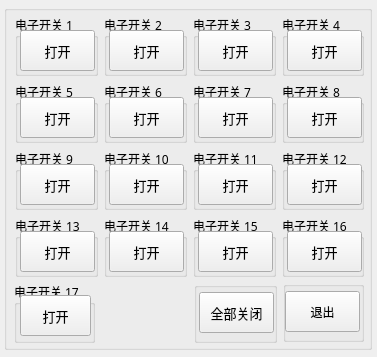
<?xml version="1.0" encoding="UTF-8"?>
<ui version="4.0">
 <class>ControlElecSwitch</class>
 <widget class="QWidget" name="ControlElecSwitch">
  <property name="geometry">
   <rect>
    <x>0</x>
    <y>0</y>
    <width>377</width>
    <height>357</height>
   </rect>
  </property>
  <property name="sizePolicy">
   <sizepolicy hsizetype="Minimum" vsizetype="Minimum">
    <horstretch>0</horstretch>
    <verstretch>0</verstretch>
   </sizepolicy>
  </property>
  <property name="minimumSize">
   <size>
    <width>377</width>
    <height>357</height>
   </size>
  </property>
  <property name="maximumSize">
   <size>
    <width>377</width>
    <height>357</height>
   </size>
  </property>
  <property name="mouseTracking">
   <bool>false</bool>
  </property>
  <property name="windowTitle">
   <string>电子开关控制</string>
  </property>
  <widget class="QGroupBox" name="groupBox">
   <property name="geometry">
    <rect>
     <x>4</x>
     <y>5</y>
     <width>368</width>
     <height>345</height>
    </rect>
   </property>
   <property name="title">
    <string/>
   </property>
   <widget class="QGroupBox" name="groupBox_11">
    <property name="geometry">
     <rect>
      <x>10</x>
      <y>277</y>
      <width>81</width>
      <height>61</height>
     </rect>
    </property>
    <property name="font">
     <font>
      <family>楷体</family>
      <pointsize>9</pointsize>
     </font>
    </property>
    <property name="title">
     <string>电子开关 17</string>
    </property>
    <property name="flat">
     <bool>false</bool>
    </property>
    <property name="checkable">
     <bool>false</bool>
    </property>
    <property name="checked">
     <bool>false</bool>
    </property>
    <widget class="QPushButton" name="pushButton_17">
     <property name="geometry">
      <rect>
       <x>6</x>
       <y>13</y>
       <width>71</width>
       <height>41</height>
      </rect>
     </property>
     <property name="font">
      <font>
       <family>楷体</family>
       <pointsize>10</pointsize>
      </font>
     </property>
     <property name="text">
      <string>打开</string>
     </property>
     <property name="autoDefault">
      <bool>false</bool>
     </property>
     <property name="default">
      <bool>false</bool>
     </property>
     <property name="flat">
      <bool>false</bool>
     </property>
    </widget>
   </widget>
   <widget class="QGroupBox" name="groupBox_19">
    <property name="geometry">
     <rect>
      <x>189</x>
      <y>211</y>
      <width>83</width>
      <height>61</height>
     </rect>
    </property>
    <property name="font">
     <font>
      <family>楷体</family>
      <pointsize>9</pointsize>
     </font>
    </property>
    <property name="title">
     <string>电子开关 15</string>
    </property>
    <widget class="QPushButton" name="pushButton_15">
     <property name="geometry">
      <rect>
       <x>5</x>
       <y>15</y>
       <width>75</width>
       <height>41</height>
      </rect>
     </property>
     <property name="font">
      <font>
       <family>楷体</family>
       <pointsize>10</pointsize>
      </font>
     </property>
     <property name="text">
      <string>打开</string>
     </property>
    </widget>
   </widget>
   <widget class="QGroupBox" name="groupBox_21">
    <property name="geometry">
     <rect>
      <x>279</x>
      <y>276</y>
      <width>81</width>
      <height>61</height>
     </rect>
    </property>
    <property name="font">
     <font>
      <family>楷体</family>
      <pointsize>9</pointsize>
     </font>
    </property>
    <property name="title">
     <string/>
    </property>
    <widget class="QPushButton" name="pushButton_exit">
     <property name="geometry">
      <rect>
       <x>2</x>
       <y>10</y>
       <width>75</width>
       <height>41</height>
      </rect>
     </property>
     <property name="text">
      <string>退出</string>
     </property>
    </widget>
   </widget>
   <widget class="QGroupBox" name="groupBox_15">
    <property name="geometry">
     <rect>
      <x>11</x>
      <y>77</y>
      <width>83</width>
      <height>61</height>
     </rect>
    </property>
    <property name="font">
     <font>
      <family>楷体</family>
      <pointsize>9</pointsize>
     </font>
    </property>
    <property name="title">
     <string>电子开关 5</string>
    </property>
    <widget class="QPushButton" name="pushButton5">
     <property name="geometry">
      <rect>
       <x>5</x>
       <y>15</y>
       <width>75</width>
       <height>41</height>
      </rect>
     </property>
     <property name="font">
      <font>
       <family>楷体</family>
       <pointsize>10</pointsize>
      </font>
     </property>
     <property name="text">
      <string>打开</string>
     </property>
    </widget>
   </widget>
   <widget class="QGroupBox" name="groupBox_9">
    <property name="geometry">
     <rect>
      <x>278</x>
      <y>77</y>
      <width>82</width>
      <height>61</height>
     </rect>
    </property>
    <property name="font">
     <font>
      <family>楷体</family>
      <pointsize>9</pointsize>
     </font>
    </property>
    <property name="title">
     <string>电子开关 8</string>
    </property>
    <widget class="QPushButton" name="pushButton_8">
     <property name="geometry">
      <rect>
       <x>5</x>
       <y>15</y>
       <width>75</width>
       <height>41</height>
      </rect>
     </property>
     <property name="font">
      <font>
       <family>楷体</family>
       <pointsize>10</pointsize>
      </font>
     </property>
     <property name="text">
      <string>打开</string>
     </property>
    </widget>
   </widget>
   <widget class="QGroupBox" name="groupBox_7">
    <property name="geometry">
     <rect>
      <x>189</x>
      <y>77</y>
      <width>83</width>
      <height>61</height>
     </rect>
    </property>
    <property name="font">
     <font>
      <family>楷体</family>
      <pointsize>9</pointsize>
     </font>
    </property>
    <property name="title">
     <string>电子开关 7</string>
    </property>
    <widget class="QPushButton" name="pushButton7">
     <property name="geometry">
      <rect>
       <x>5</x>
       <y>15</y>
       <width>75</width>
       <height>41</height>
      </rect>
     </property>
     <property name="font">
      <font>
       <family>楷体</family>
       <pointsize>10</pointsize>
      </font>
     </property>
     <property name="text">
      <string>打开</string>
     </property>
    </widget>
   </widget>
   <widget class="QGroupBox" name="groupBox_211">
    <property name="geometry">
     <rect>
      <x>278</x>
      <y>211</y>
      <width>82</width>
      <height>61</height>
     </rect>
    </property>
    <property name="font">
     <font>
      <family>楷体</family>
      <pointsize>9</pointsize>
     </font>
    </property>
    <property name="title">
     <string>电子开关 16</string>
    </property>
    <widget class="QPushButton" name="pushButton_16">
     <property name="geometry">
      <rect>
       <x>5</x>
       <y>15</y>
       <width>75</width>
       <height>41</height>
      </rect>
     </property>
     <property name="font">
      <font>
       <family>楷体</family>
       <pointsize>10</pointsize>
      </font>
     </property>
     <property name="text">
      <string>打开</string>
     </property>
    </widget>
   </widget>
   <widget class="QGroupBox" name="groupBox_17">
    <property name="geometry">
     <rect>
      <x>11</x>
      <y>211</y>
      <width>83</width>
      <height>61</height>
     </rect>
    </property>
    <property name="font">
     <font>
      <family>楷体</family>
      <pointsize>9</pointsize>
     </font>
    </property>
    <property name="title">
     <string>电子开关 13</string>
    </property>
    <widget class="QPushButton" name="pushButton_13">
     <property name="geometry">
      <rect>
       <x>5</x>
       <y>15</y>
       <width>75</width>
       <height>41</height>
      </rect>
     </property>
     <property name="font">
      <font>
       <family>楷体</family>
       <pointsize>10</pointsize>
      </font>
     </property>
     <property name="text">
      <string>打开</string>
     </property>
    </widget>
   </widget>
   <widget class="QGroupBox" name="groupBox_2">
    <property name="geometry">
     <rect>
      <x>100</x>
      <y>77</y>
      <width>83</width>
      <height>61</height>
     </rect>
    </property>
    <property name="font">
     <font>
      <family>楷体</family>
      <pointsize>9</pointsize>
     </font>
    </property>
    <property name="title">
     <string>电子开关 6</string>
    </property>
    <widget class="QPushButton" name="pushButton_6">
     <property name="geometry">
      <rect>
       <x>5</x>
       <y>15</y>
       <width>75</width>
       <height>41</height>
      </rect>
     </property>
     <property name="font">
      <font>
       <family>楷体</family>
       <pointsize>10</pointsize>
      </font>
     </property>
     <property name="text">
      <string>打开</string>
     </property>
    </widget>
   </widget>
   <widget class="QGroupBox" name="groupBox_18">
    <property name="geometry">
     <rect>
      <x>100</x>
      <y>211</y>
      <width>83</width>
      <height>61</height>
     </rect>
    </property>
    <property name="font">
     <font>
      <family>楷体</family>
      <pointsize>9</pointsize>
     </font>
    </property>
    <property name="title">
     <string>电子开关 14</string>
    </property>
    <widget class="QPushButton" name="pushButton_14">
     <property name="geometry">
      <rect>
       <x>5</x>
       <y>15</y>
       <width>75</width>
       <height>41</height>
      </rect>
     </property>
     <property name="font">
      <font>
       <family>楷体</family>
       <pointsize>10</pointsize>
      </font>
     </property>
     <property name="text">
      <string>打开</string>
     </property>
    </widget>
   </widget>
   <widget class="QGroupBox" name="groupBox_8">
    <property name="geometry">
     <rect>
      <x>278</x>
      <y>144</y>
      <width>82</width>
      <height>61</height>
     </rect>
    </property>
    <property name="font">
     <font>
      <family>楷体</family>
      <pointsize>9</pointsize>
     </font>
    </property>
    <property name="title">
     <string>电子开关 12</string>
    </property>
    <widget class="QPushButton" name="pushButton_12">
     <property name="geometry">
      <rect>
       <x>5</x>
       <y>15</y>
       <width>75</width>
       <height>41</height>
      </rect>
     </property>
     <property name="font">
      <font>
       <family>楷体</family>
       <pointsize>10</pointsize>
      </font>
     </property>
     <property name="text">
      <string>打开</string>
     </property>
    </widget>
   </widget>
   <widget class="QGroupBox" name="groupBox_14">
    <property name="geometry">
     <rect>
      <x>11</x>
      <y>10</y>
      <width>83</width>
      <height>61</height>
     </rect>
    </property>
    <property name="font">
     <font>
      <family>楷体</family>
      <pointsize>9</pointsize>
     </font>
    </property>
    <property name="title">
     <string>电子开关 1</string>
    </property>
    <widget class="QPushButton" name="pushButton_1">
     <property name="geometry">
      <rect>
       <x>5</x>
       <y>15</y>
       <width>75</width>
       <height>41</height>
      </rect>
     </property>
     <property name="font">
      <font>
       <family>楷体</family>
       <pointsize>10</pointsize>
      </font>
     </property>
     <property name="text">
      <string>打开</string>
     </property>
    </widget>
   </widget>
   <widget class="QGroupBox" name="groupBox_16">
    <property name="geometry">
     <rect>
      <x>11</x>
      <y>144</y>
      <width>83</width>
      <height>61</height>
     </rect>
    </property>
    <property name="font">
     <font>
      <family>楷体</family>
      <pointsize>9</pointsize>
     </font>
    </property>
    <property name="title">
     <string>电子开关 9</string>
    </property>
    <widget class="QPushButton" name="pushButton_9">
     <property name="geometry">
      <rect>
       <x>5</x>
       <y>15</y>
       <width>75</width>
       <height>41</height>
      </rect>
     </property>
     <property name="font">
      <font>
       <family>楷体</family>
       <pointsize>10</pointsize>
      </font>
     </property>
     <property name="text">
      <string>打开</string>
     </property>
    </widget>
   </widget>
   <widget class="QGroupBox" name="groupBox_10">
    <property name="geometry">
     <rect>
      <x>278</x>
      <y>10</y>
      <width>82</width>
      <height>61</height>
     </rect>
    </property>
    <property name="font">
     <font>
      <family>楷体</family>
      <pointsize>9</pointsize>
     </font>
    </property>
    <property name="title">
     <string>电子开关 4</string>
    </property>
    <widget class="QPushButton" name="pushButton4">
     <property name="geometry">
      <rect>
       <x>5</x>
       <y>15</y>
       <width>75</width>
       <height>41</height>
      </rect>
     </property>
     <property name="font">
      <font>
       <family>楷体</family>
       <pointsize>10</pointsize>
      </font>
     </property>
     <property name="text">
      <string>打开</string>
     </property>
    </widget>
   </widget>
   <widget class="QGroupBox" name="groupBox_3">
    <property name="geometry">
     <rect>
      <x>100</x>
      <y>144</y>
      <width>83</width>
      <height>61</height>
     </rect>
    </property>
    <property name="font">
     <font>
      <family>楷体</family>
      <pointsize>9</pointsize>
     </font>
    </property>
    <property name="title">
     <string>电子开关 10</string>
    </property>
    <widget class="QPushButton" name="pushButton_10">
     <property name="geometry">
      <rect>
       <x>5</x>
       <y>15</y>
       <width>75</width>
       <height>41</height>
      </rect>
     </property>
     <property name="font">
      <font>
       <family>楷体</family>
       <pointsize>10</pointsize>
      </font>
     </property>
     <property name="text">
      <string>打开</string>
     </property>
    </widget>
   </widget>
   <widget class="QGroupBox" name="groupBox_4">
    <property name="geometry">
     <rect>
      <x>189</x>
      <y>10</y>
      <width>83</width>
      <height>61</height>
     </rect>
    </property>
    <property name="font">
     <font>
      <family>楷体</family>
      <pointsize>9</pointsize>
     </font>
    </property>
    <property name="title">
     <string>电子开关 3</string>
    </property>
    <widget class="QPushButton" name="pushButton3">
     <property name="geometry">
      <rect>
       <x>5</x>
       <y>15</y>
       <width>75</width>
       <height>41</height>
      </rect>
     </property>
     <property name="font">
      <font>
       <family>楷体</family>
       <pointsize>10</pointsize>
      </font>
     </property>
     <property name="text">
      <string>打开</string>
     </property>
    </widget>
   </widget>
   <widget class="QGroupBox" name="groupBox_12">
    <property name="geometry">
     <rect>
      <x>190</x>
      <y>277</y>
      <width>83</width>
      <height>61</height>
     </rect>
    </property>
    <property name="font">
     <font>
      <family>楷体</family>
      <pointsize>9</pointsize>
     </font>
    </property>
    <property name="title">
     <string/>
    </property>
    <widget class="QPushButton" name="pushButton_close">
     <property name="geometry">
      <rect>
       <x>5</x>
       <y>10</y>
       <width>75</width>
       <height>41</height>
      </rect>
     </property>
     <property name="font">
      <font>
       <family>楷体</family>
       <pointsize>10</pointsize>
      </font>
     </property>
     <property name="text">
      <string>全部关闭</string>
     </property>
    </widget>
   </widget>
   <widget class="QGroupBox" name="groupBox_5">
    <property name="geometry">
     <rect>
      <x>189</x>
      <y>144</y>
      <width>83</width>
      <height>61</height>
     </rect>
    </property>
    <property name="font">
     <font>
      <family>楷体</family>
      <pointsize>9</pointsize>
     </font>
    </property>
    <property name="title">
     <string>电子开关 11</string>
    </property>
    <widget class="QPushButton" name="pushButton_11">
     <property name="geometry">
      <rect>
       <x>5</x>
       <y>15</y>
       <width>75</width>
       <height>41</height>
      </rect>
     </property>
     <property name="font">
      <font>
       <family>楷体</family>
       <pointsize>10</pointsize>
      </font>
     </property>
     <property name="text">
      <string>打开</string>
     </property>
    </widget>
   </widget>
   <widget class="QGroupBox" name="groupBox_6">
    <property name="geometry">
     <rect>
      <x>100</x>
      <y>10</y>
      <width>83</width>
      <height>61</height>
     </rect>
    </property>
    <property name="font">
     <font>
      <family>楷体</family>
      <pointsize>9</pointsize>
     </font>
    </property>
    <property name="title">
     <string>电子开关 2</string>
    </property>
    <widget class="QPushButton" name="pushButton2">
     <property name="geometry">
      <rect>
       <x>5</x>
       <y>15</y>
       <width>75</width>
       <height>41</height>
      </rect>
     </property>
     <property name="font">
      <font>
       <family>楷体</family>
       <pointsize>10</pointsize>
      </font>
     </property>
     <property name="text">
      <string>打开</string>
     </property>
    </widget>
   </widget>
  </widget>
 </widget>
 <resources/>
 <connections/>
</ui>
